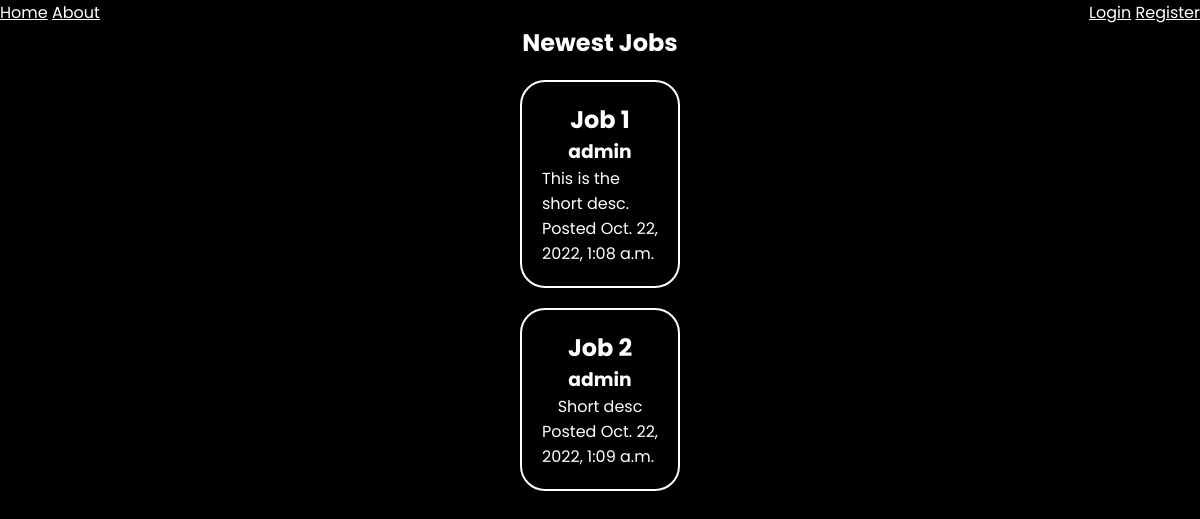
/jobs/all, run on an earlier commit of the app's database.
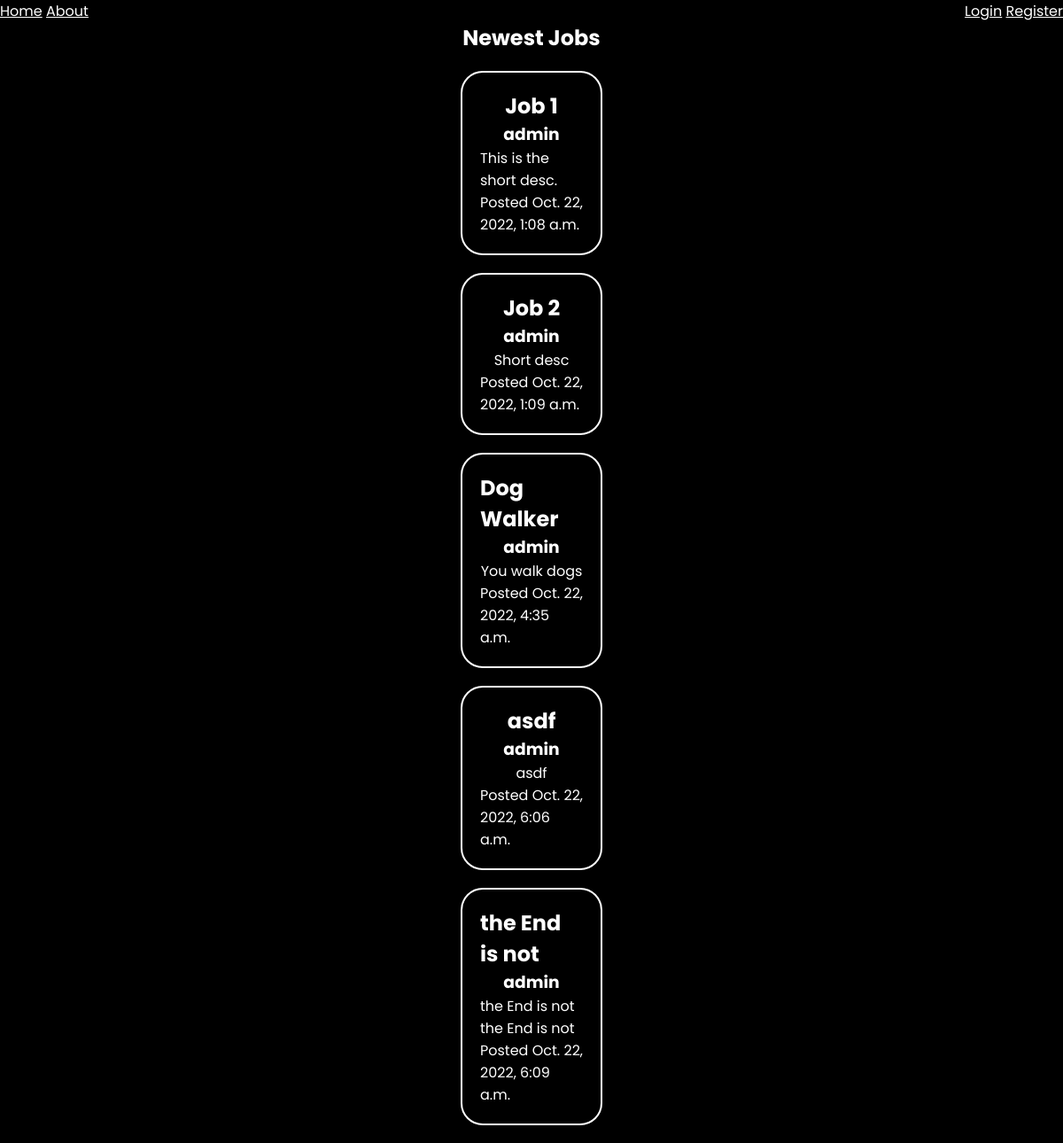
And on a later commit of the database.
### apps/job/models.py (models this page shows, shortened)
class Job(models.Model):
    title = models.CharField(max_length=255)
    short_description = models.TextField()
    long_description = models.TextField(blank=True, null=True)
    created_by = models.ForeignKey(User, related_name='jobs', on_delete=models.CASCADE)
    created_at = models.DateTimeField(auto_now_add=True)
    changed_at = models.DateTimeField(auto_now=True)

### ProjectLettuce_website/views.py (the view)
# urls.py: path("jobs/all", views.all_jobs, name="all_jobs"),
def all_jobs(request):
    jobs = Job.objects.all()
    return render(request, 'all_jobs.html', {'jobs': jobs})

### ProjectLettuce_website/templates/all_jobs.html
{% extends 'base.html' %}
{% block content %}
    <h2 class="title" style="justify-content: center;">Newest Jobs</h2>
    <div class="list">
        {% for job in jobs %}
            <div class="card">
                <div class="userthumbnail">
                    <div class="card-content">
                        <h2> {{job.title}} </h2>
                        <h3> {{job.created_by}}</h3>
                        <p class="subtitle is-6">{{ job.short_description }}</p>
                        <div class="content">
                            Posted {{ job.created_at }}
                        </div>
                    </div>
                </div>
            </div>
            {% endfor %}
    </div>
    {% endblock %}

### ProjectLettuce_website/templates/base.html (shortened to what this page needs)
<!DOCTYPE html>
<html>
<head>
</head>
<body>
{% include 'navbar.html' %}
    <main>
        {% block content %}
        {% endblock %}
    </main>
</body>
</html>

### ProjectLettuce_website/templates/navbar.html
<nav>
    {% url 'index' as index_url%}
    <span style="color: white;">{% if request.path == index_url %}Home{% else %}<a href="{{ index_url }}">Home</a>{% endif %}</span>
    {% url 'about' as about_url%}
    <span style="color: white;">{% if request.path == about_url %}About{% else %}<a href="{{ about_url }}">About</a>{% endif %}</span>
    {% url 'login' as login_url%}
    {% url 'register' as register_url %}
    <span style="float:right">
        {% if user.is_authenticated %}
            {% url 'profile' as profile_url %}
            <span style="color: white;">Hi {% if request.path == profile_url %}{{user.username}}{% else %}<a href="{{ profile_url }}">{{user.username}}</a>{% endif %}</span>
            <span><a href="{% url 'logout' %}">Logout</a></span>
        {% elif request.path == register_url or request.path == login_url %}
        {% else %}
            <span><a href="{% url 'login' %}">Login</a></span>
            <span><a href="{{ register_url }}">Register</a></span>
        {% endif %}
    </span>
</nav>

### ProjectLettuce_website/templates/base.html (style rules this page uses)
* { margin: 0; padding: 0; box-sizing: border-box; font-family: 'Poppins', sans-serif; background-color: black; }
a { color: white; }
::placeholder { opacity: .2; }
h1, h2, h3, p, .content { display: flex; align-items: center; justify-content: center; color: white; }
.list { padding-right: 500px; padding-left: 500px; }
.card, .grid-header { border-radius: 25px; border: 2px solid white; padding: 20px; margin: 20px; }

What changed in the data, as far as the page shows it:
added Job: title "Dog Walker", created_by "admin", short_description "You walk dogs", created_at "Oct. 22, 2022, 4:35 a.m."
added Job: title "asdf", created_by "admin", short_description "asdf", created_at "Oct. 22, 2022, 6:06 a.m."
added Job: title "the End is not", created_by "admin", short_description "the End is not the End is not", created_at "Oct. 22, 2022, 6:09 a.m."
